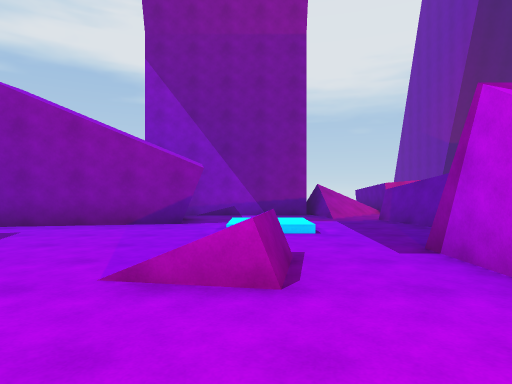
View 1 (above)

16 first-person views from a walk through a Unity game level. The camera is 1.4 m above the floor, looks level and sees 75° across. The floor is counted in squares, 2 m on a side. Each view is taken from the middle of a square. On the plan, view 1 faces up. The plan holds only what a view shows up to about 10 squares ahead; the rest is blank. The place goes on beyond the plan. The player is left out.

View 2
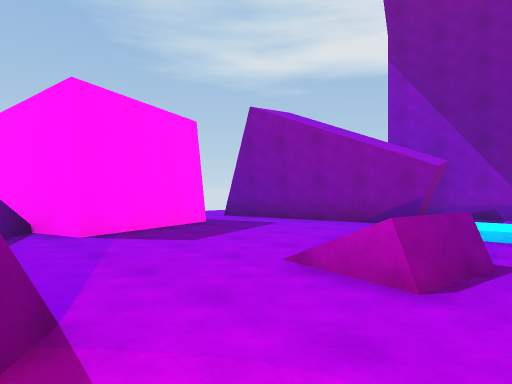

View 3
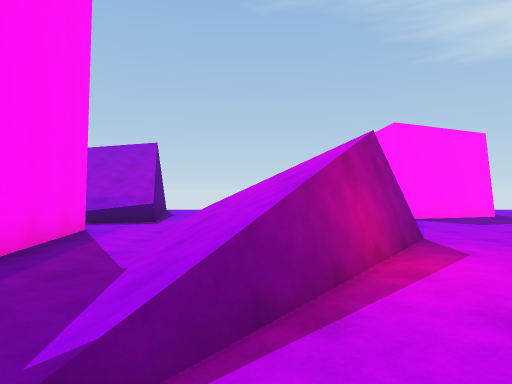

View 4
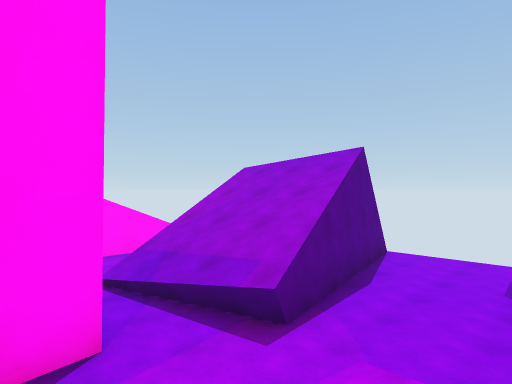

View 5
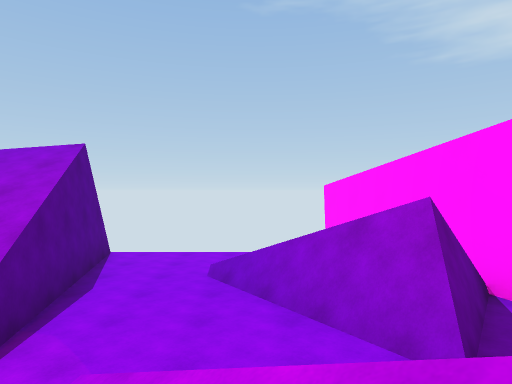

View 6
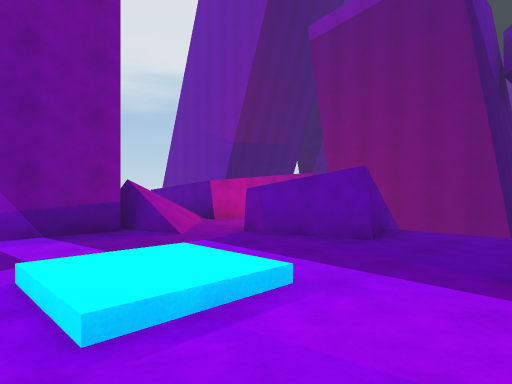

View 7
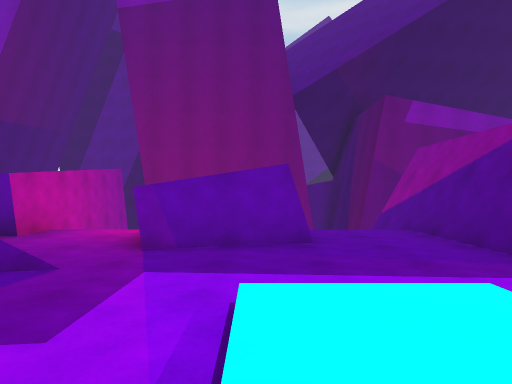

View 8
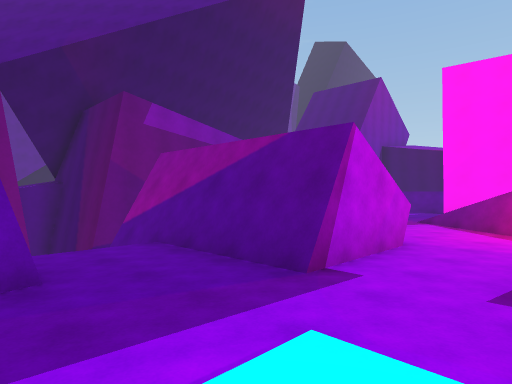

View 9
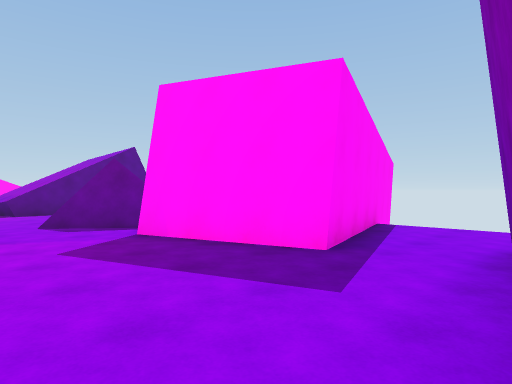

View 10
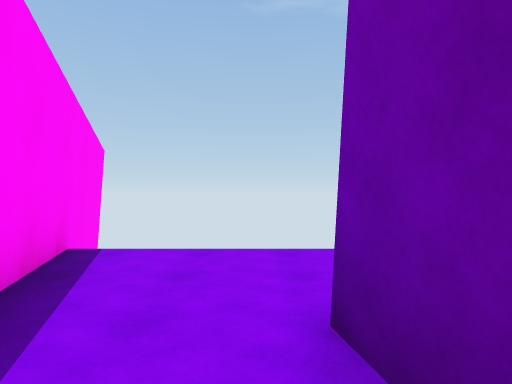

View 11
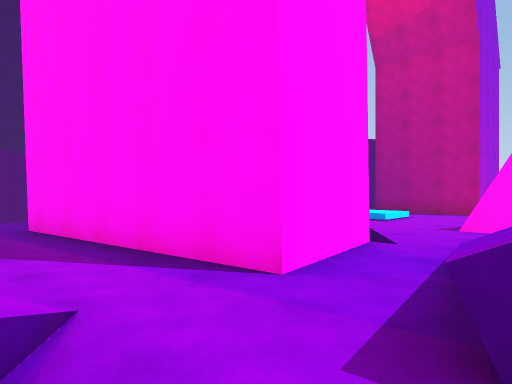

View 12
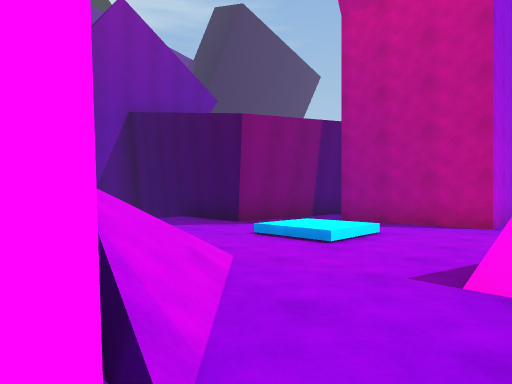

View 13
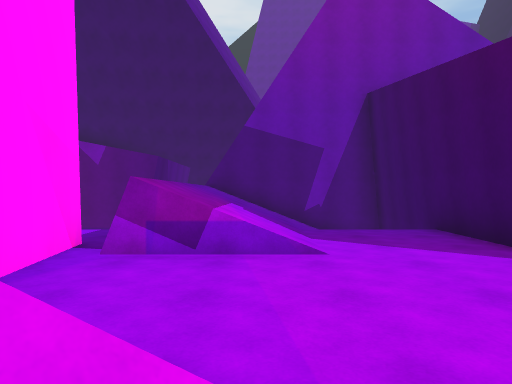

View 14
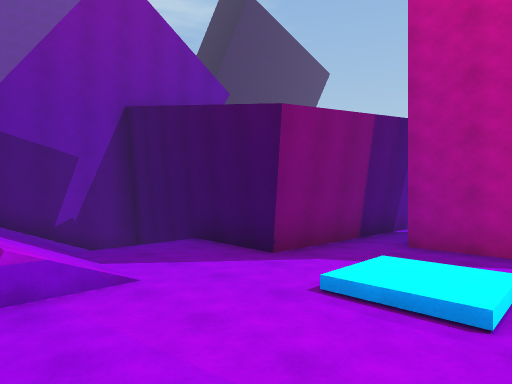

View 15
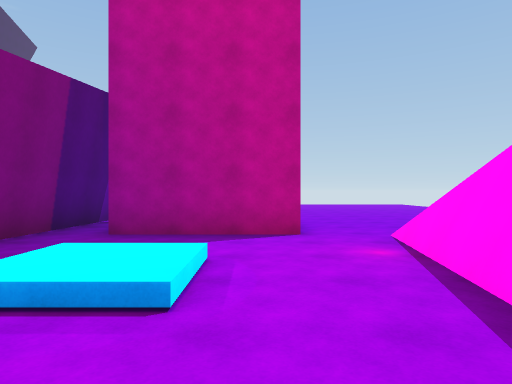

View 16
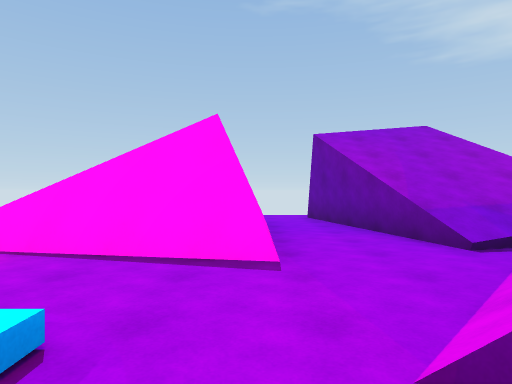

### Floor plan
Key: @ floor where view 1 was taken; # wall or solid block; x gap in a wall; . main floor; : floor 0.25 m higher than the main floor; / step, stairs or slope; = window, fence, low wall or low ledge; ^ raised ledge; v drop or lower ground.
Columns run from 10 left of view 1 to 9 right of it. Each row starts with its distance up from view 1.
 13               ^
 12               ^
 11             #=/#####
 10         #####/..
  9         #...=.#/
  8        ##....//    #
  7  ...####..//..//v  #
  6  .........:/....   #
  5  ...............
  4  .###....//.#######
  3 ### ##.../=.#
  2  # ###......#
  1  ###//.......
  0      /#..#@...
 -1     =##.///#..
 -2    .=...///#=..
 -3  ......=/////#.
 -4  ...............
 -5   #v#//.######..   #
 -6   #/////#   ##..   #
 -7   #/////#   ...
 -8   #// /.//x..//////#
 -9   .......//..//////#
-10   ..=xx#.......////#
-11        #..//....  /#
-12        #..:/....// #
-13        x.....#######
-14        ......#
-15       ...###.#
-16       ...#  .#
-17      ....#  .#
-18      ....
-19      ...

Positions as (right, up) in squares from view 1, and headings:
1: (0, 0), facing up
2: (1, 0), facing up-left
3: (4, -2), facing left
4: (-1, -2), facing down-left
5: (-1, -2), facing left
6: (-1, 4), facing up-right
7: (-1, 7), facing right
8: (0, 7), facing down-right
9: (-2, 7), facing down-left
10: (-5, 6), facing left
11: (-4, -3), facing down-right
12: (-3, -7), facing down-right
13: (-1, -9), facing right
14: (-1, -8), facing down-right
15: (-1, -9), facing down
16: (1, -10), facing left
